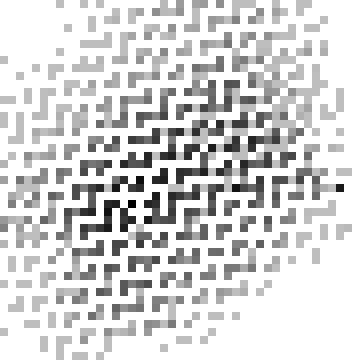
#> input picture paper/data/lattice_kodak.png, 360 x 360 px
$ python -i grid_survey.py   (imports and definitions only)
#> lines starting #> are read from the running program, lines starting #| are printed output that depends on the picture; after the words box and inside, x2 and y2 are one past the last pixel; in counts of white or black regions, pixels touching at a corner belong together
"""Survey for colour grids: compare the pair histogram's periodicity with a same-size smooth null."""
import sys
from concurrent.futures import ThreadPoolExecutor
from pathlib import Path

import numpy as np
from PIL import Image

N = 512


def fy_lattice():
    """libjpeg full-range YCbCr to RGB reachable set."""
    half = 1 << 15
    y, cb, cr = [v.astype(np.int64) for v in np.meshgrid(np.arange(256), np.arange(256), np.arange(256), indexing="ij")]
    r = np.clip(y + ((91881 * (cr - 128) + half) >> 16), 0, 255)
    g = np.clip(y + ((-22554 * (cb - 128) + half - 46802 * (cr - 128)) >> 16), 0, 255)
    b = np.clip(y + ((116130 * (cb - 128) + half) >> 16), 0, 255)
    return np.unique(r << 16 | g << 8 | b)


TABLE = fy_lattice()


def peak(a):
    dr, db = (a[..., 0] - a[..., 1]).ravel(), (a[..., 2] - a[..., 1]).ravel()
    pairs, counts = np.unique(np.stack([dr, db]), axis=1, return_counts=True)
    grid = np.zeros((N, N))
    np.add.at(grid, (pairs[0] % N, pairs[1] % N), np.sqrt(counts))
    # Remove the smooth envelope so only fine periodic structure can peak.
    smooth = np.real(np.fft.ifft2(np.fft.fft2(grid) * np.exp(-((np.fft.fftfreq(N)[:, None] ** 2 + np.fft.fftfreq(N)[None, :] ** 2) * (2 * np.pi * 2.0) ** 2) / 2)))
    F = np.abs(np.fft.fft2(grid - smooth))
    F[0, 0] = 0
    fx = np.fft.fftfreq(N)
    fi, fj = np.meshgrid(fx, fx, indexing="ij")
    F[np.abs(fi) + np.abs(fj) < 0.1] = 0
    alive = F[F > 0]
    return float(alive.max() / np.median(alive)), len(pairs[0])


def run(path):
#> called with path = '../data/lattice_kodak.png'
    a = np.asarray(Image.open(path).convert("RGB")).astype(np.int64)
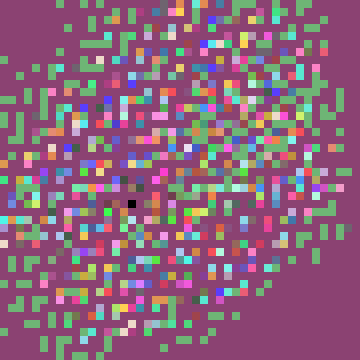
#> a: shape (360, 360, 3) int64; 152 distinct labels, from 0 to 255; one colour per label, 0 black
    key = (a[..., 0] << 16 | a[..., 1] << 8 | a[..., 2]).ravel()
    u, c = np.unique(key, return_counts=True)
#> u = 152 values from 0 to 16777215; c = 152 values, max 82176 at index 151, min 64 at index 0, mean 852.6
    share = float(c[np.isin(u, TABLE)].sum() / c.sum())
#> share = 1
    score, pairs = peak(a)
#> in peak, `pairs, counts = np.unique(np.stack([dr, db]), axis=1, return_counts=Tr..`: pairs = [0, 0]; counts = [129600]
#> in peak, `np.add.at(grid, (pairs[0] % N, pairs[1] % N), np.sqrt(counts))`:
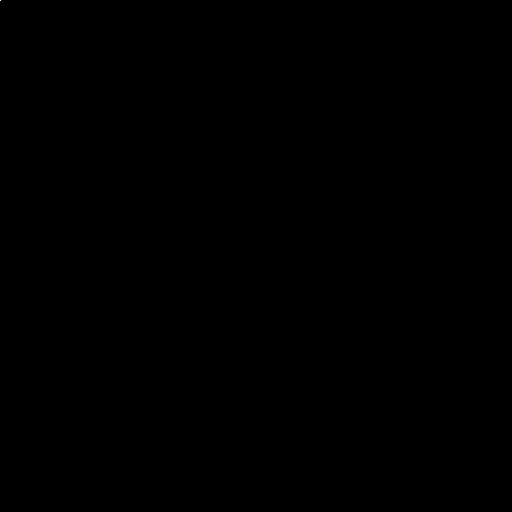
#> grid: shape (512, 512) float64; values 0 (black) and 360 (white), 0% white in thin lines or dots, all inside (x1, y1, x2, y2) = (0, 0, 1, 1)
#> in peak, `F = np.abs(np.fft.fft2(grid - smooth))`:
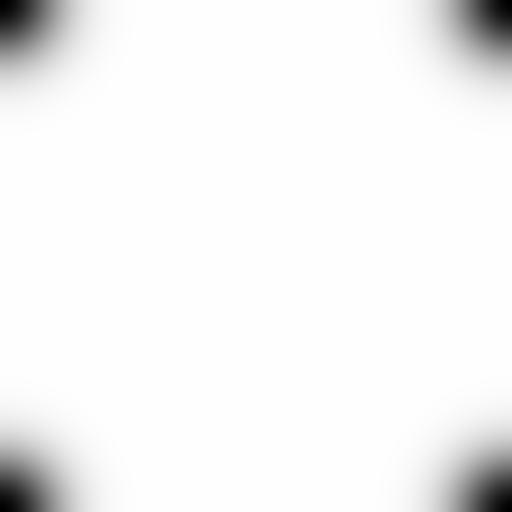
#> F: shape (512, 512) float64; min 5.68e-14, max 360, mean 345.7; drawn with min black and max white
#> in peak, `F[0, 0] = 0`: F: shape (512, 512) float64; under 0.01% of pixels changed, all inside (x1, y1, x2, y2) = (0, 0, 1, 1)
#> in peak, `F[np.abs(fi) + np.abs(fj) < 0.1] = 0`:
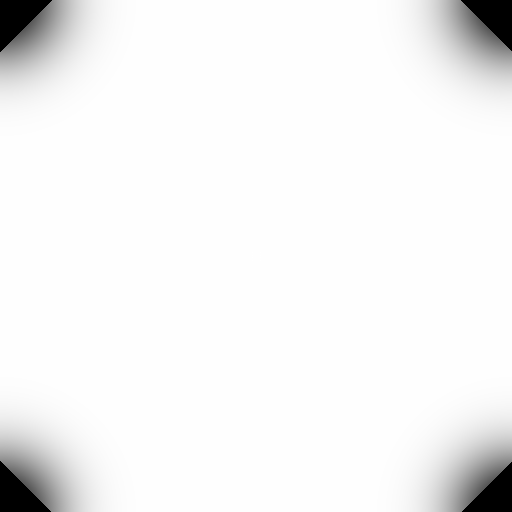
#> F: shape (512, 512) float64; min 0, max 360, mean 344.1; drawn with min black and max white
#> score = 1; pairs = 1
#> (the run stopped early here; a loop or call above may not have finished)
